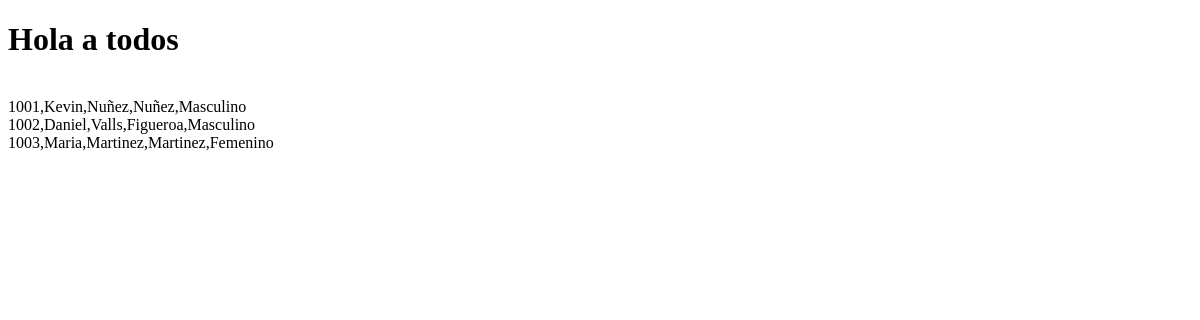
The page /groundzero/formulario/ on the database as committed earlier.
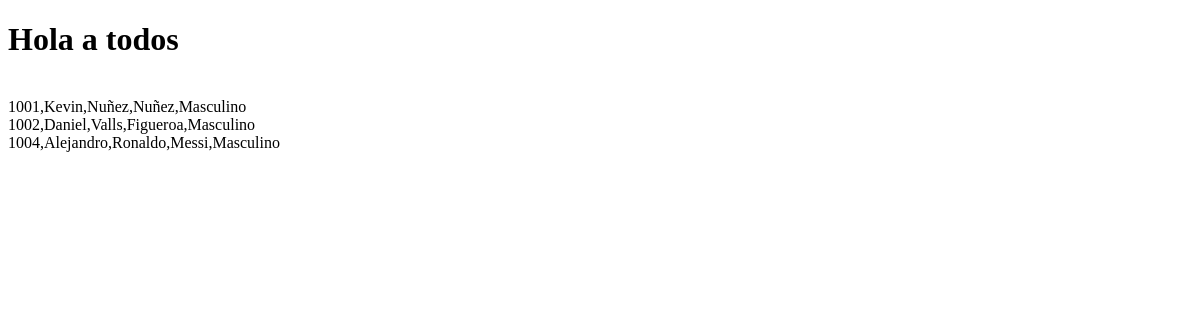
The same page on the database as committed later.
### groundzero/models.py (models this page shows, shortened)
class Artista(models.Model):
    id = models.CharField(primary_key=True, max_length=10)
    nombre = models.CharField(max_length=20)
    apellido_paterno = models.CharField(max_length=20)
    apellido_materno = models.CharField(max_length=20)
    fecha_nacimiento = models.DateField(blank=False, null=False)
    id_genero = models.ForeignKey('Genero',on_delete=models.CASCADE, db_column='idGenero')
    email = models.EmailField(unique=True, max_length=100, blank=True, null=True)
    activo = models.IntegerField()

class Genero(models.Model):
    id_genero = models.AutoField(db_column='idGenero', primary_key=True)
    genero = models.CharField(max_length=20, blank=False, null=False)

### groundzero/views.py (the view)
# urls.py: path('formulario/', views.formulario, name='formulario'),
def formulario(request):
    artistas=Artista.objects.all()
    context={"artistas":artistas}
    return render (request,'groundzero/formulario.html',context)

### groundzero/templates/groundzero/formulario.html (shortened to what this page needs)
<!DOCTYPE html>
<html lang="en">
<head>
</head>
<body>
    <h1>Hola a todos</h1>
    <br>
    {% for artista in artistas %}
    {{artista.id}},{{artista.nombre}},{{artista.apellido_paterno}},{{artista.apellido_materno}},{{artista.id_genero.genero}} <br>
    {% endfor%}
</body>
</html>

Rows that differ between the two databases and show on the page:
removed Artista: id "1003", nombre "Maria", apellido_paterno "Martinez", apellido_materno "Martinez", id_genero.genero "Femenino"
added Artista: id "1004", nombre "Alejandro", apellido_paterno "Ronaldo", apellido_materno "Messi", id_genero.genero "Masculino"
